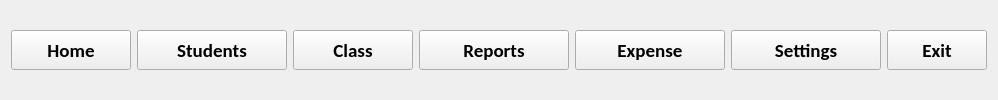
     <widget class="QWidget" name="upper_widget" native="true">
      <layout class="QHBoxLayout" name="horizontalLayout_9">
       <item alignment="Qt::AlignLeft">
        <widget class="QPushButton" name="btn_home">
         <property name="minimumSize">
          <size>
           <width>120</width>
           <height>40</height>
          </size>
         </property>
         <property name="font">
          <font>
           <family>Calibri</family>
           <pointsize>14</pointsize>
           <weight>75</weight>
           <bold>true</bold>
          </font>
         </property>
         <property name="text">
          <string>Home</string>
         </property>
         <property name="icon">
          <iconset resource="../resources.qrc">
           <normaloff>:/icons/assets/icons/home.png</normaloff>:/icons/assets/icons/home.png</iconset>
         </property>
         <property name="iconSize">
          <size>
           <width>32</width>
           <height>32</height>
          </size>
         </property>
        </widget>
       </item>
       <item alignment="Qt::AlignRight">
        <widget class="QPushButton" name="btn_students">
         <property name="minimumSize">
          <size>
           <width>150</width>
           <height>40</height>
          </size>
         </property>
         <property name="font">
          <font>
           <family>Calibri</family>
           <pointsize>14</pointsize>
           <weight>75</weight>
           <bold>true</bold>
          </font>
         </property>
         <property name="text">
          <string>Students</string>
         </property>
         <property name="icon">
          <iconset resource="../resources.qrc">
           <normaloff>:/icons/assets/icons/customers_blue.png</normaloff>:/icons/assets/icons/customers_blue.png</iconset>
         </property>
         <property name="iconSize">
          <size>
           <width>32</width>
           <height>32</height>
          </size>
         </property>
        </widget>
       </item>
       <item alignment="Qt::AlignRight">
        <widget class="QPushButton" name="btn_class">
         <property name="minimumSize">
          <size>
           <width>120</width>
           <height>40</height>
          </size>
         </property>
         <property name="font">
          <font>
           <family>Calibri</family>
           <pointsize>14</pointsize>
           <weight>75</weight>
           <bold>true</bold>
          </font>
         </property>
         <property name="text">
          <string>Class</string>
         </property>
         <property name="icon">
          <iconset resource="../resources.qrc">
           <normaloff>:/icons/assets/icons/products.png</normaloff>:/icons/assets/icons/products.png</iconset>
         </property>
         <property name="iconSize">
          <size>
           <width>32</width>
           <height>32</height>
          </size>
         </property>
        </widget>
       </item>
       <item alignment="Qt::AlignHCenter">
        <widget class="QPushButton" name="btn_reports">
         <property name="minimumSize">
          <size>
           <width>150</width>
           <height>40</height>
          </size>
         </property>
         <property name="font">
          <font>
           <family>Calibri</family>
           <pointsize>14</pointsize>
           <weight>75</weight>
           <bold>true</bold>
          </font>
         </property>
         <property name="text">
          <string>Reports</string>
         </property>
         <property name="icon">
          <iconset resource="../resources.qrc">
           <normaloff>:/icons/assets/icons/reports.png</normaloff>:/icons/assets/icons/reports.png</iconset>
         </property>
         <property name="iconSize">
          <size>
           <width>32</width>
           <height>32</height>
          </size>
         </property>
        </widget>
       </item>
       <item alignment="Qt::AlignLeft">
        <widget class="QPushButton" name="btn_expense">
         <property name="minimumSize">
          <size>
           <width>150</width>
           <height>40</height>
          </size>
         </property>
         <property name="font">
          <font>
           <family>Calibri</family>
           <pointsize>14</pointsize>
           <weight>75</weight>
           <bold>true</bold>
          </font>
         </property>
         <property name="text">
          <string>Expense</string>
         </property>
         <property name="icon">
          <iconset resource="../resources.qrc">
           <normaloff>:/icons/assets/icons/reports.png</normaloff>:/icons/assets/icons/reports.png</iconset>
         </property>
         <property name="iconSize">
          <size>
           <width>32</width>
           <height>32</height>
          </size>
         </property>
        </widget>
       </item>
       <item alignment="Qt::AlignLeft">
        <widget class="QPushButton" name="btn_settings">
         <property name="minimumSize">
          <size>
           <width>150</width>
           <height>40</height>
          </size>
         </property>
         <property name="font">
          <font>
           <family>Calibri</family>
           <pointsize>14</pointsize>
           <weight>75</weight>
           <bold>true</bold>
          </font>
         </property>
         <property name="text">
          <string>Settings</string>
         </property>
         <property name="icon">
          <iconset resource="../resources.qrc">
           <normaloff>:/icons/assets/icons/settings.png</normaloff>:/icons/assets/icons/settings.png</iconset>
         </property>
         <property name="iconSize">
          <size>
           <width>32</width>
           <height>32</height>
          </size>
         </property>
        </widget>
       </item>
       <item alignment="Qt::AlignRight">
        <widget class="QPushButton" name="btn_logout">
         <property name="minimumSize">
          <size>
           <width>100</width>
           <height>40</height>
          </size>
         </property>
         <property name="font">
          <font>
           <family>Calibri</family>
           <pointsize>14</pointsize>
           <weight>75</weight>
           <bold>true</bold>
          </font>
         </property>
         <property name="text">
          <string>Exit</string>
         </property>
         <property name="icon">
          <iconset resource="../resources.qrc">
           <normaloff>:/icons/assets/icons/logout.png</normaloff>:/icons/assets/icons/logout.png</iconset>
         </property>
         <property name="iconSize">
          <size>
           <width>32</width>
           <height>32</height>
          </size>
         </property>
        </widget>
       </item>
      </layout>
     </widget>
